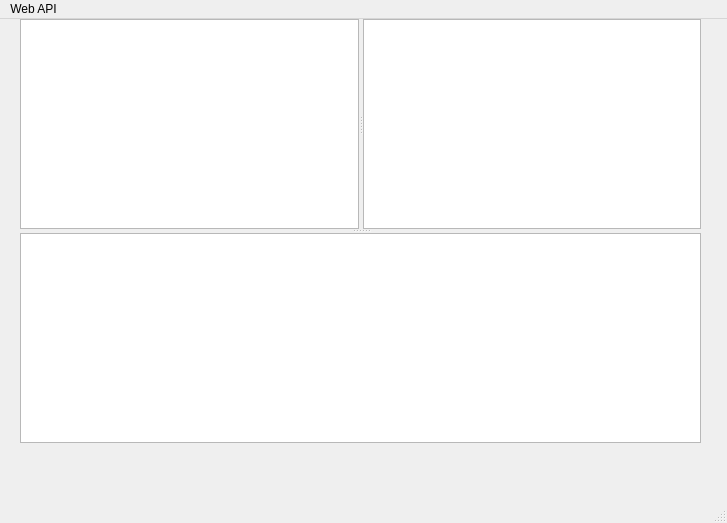
<?xml version="1.0" encoding="UTF-8"?>
<ui version="4.0">
 <class>MainWindow</class>
 <widget class="QMainWindow" name="MainWindow">
  <property name="geometry">
   <rect>
    <x>0</x>
    <y>0</y>
    <width>727</width>
    <height>523</height>
   </rect>
  </property>
  <property name="windowTitle">
   <string>MainWindow</string>
  </property>
  <widget class="QWidget" name="centralWidget">
   <property name="sizePolicy">
    <sizepolicy hsizetype="Maximum" vsizetype="Maximum">
     <horstretch>0</horstretch>
     <verstretch>0</verstretch>
    </sizepolicy>
   </property>
   <widget class="QSplitter" name="splitter_2">
    <property name="geometry">
     <rect>
      <x>20</x>
      <y>0</y>
      <width>681</width>
      <height>424</height>
     </rect>
    </property>
    <property name="orientation">
     <enum>Qt::Vertical</enum>
    </property>
    <widget class="QSplitter" name="splitter">
     <property name="orientation">
      <enum>Qt::Horizontal</enum>
     </property>
     <widget class="QPlainTextEdit" name="teOutput">
      <property name="enabled">
       <bool>true</bool>
      </property>
     </widget>
     <widget class="QListWidget" name="listPlaylist">
      <property name="enabled">
       <bool>true</bool>
      </property>
     </widget>
    </widget>
    <widget class="QListWidget" name="listSong"/>
   </widget>
  </widget>
  <widget class="QMenuBar" name="menuBar">
   <property name="geometry">
    <rect>
     <x>0</x>
     <y>0</y>
     <width>727</width>
     <height>20</height>
    </rect>
   </property>
   <widget class="QMenu" name="menuWeb_API">
    <property name="title">
     <string>Web API</string>
    </property>
    <addaction name="actionGrant"/>
    <addaction name="actionGet_Playlists"/>
    <addaction name="actionCreate_Playlist"/>
    <addaction name="actionGet_User_Information"/>
   </widget>
   <addaction name="menuWeb_API"/>
  </widget>
  <widget class="QStatusBar" name="statusBar"/>
  <action name="actionGrant">
   <property name="text">
    <string>Grant</string>
   </property>
  </action>
  <action name="actionGet_Playlists">
   <property name="enabled">
    <bool>false</bool>
   </property>
   <property name="text">
    <string>Get Playlists</string>
   </property>
   <property name="toolTip">
    <string>Query Playlists from Webapi</string>
   </property>
  </action>
  <action name="actionGet_User_Information">
   <property name="enabled">
    <bool>false</bool>
   </property>
   <property name="text">
    <string>Get User Information</string>
   </property>
  </action>
  <action name="actionCreate_Playlist">
   <property name="enabled">
    <bool>false</bool>
   </property>
   <property name="text">
    <string>Create Playlist</string>
   </property>
  </action>
  <action name="action_2">
   <property name="text">
    <string>счябо</string>
   </property>
  </action>
 </widget>
 <layoutdefault spacing="6" margin="11"/>
 <resources/>
 <connections/>
</ui>
